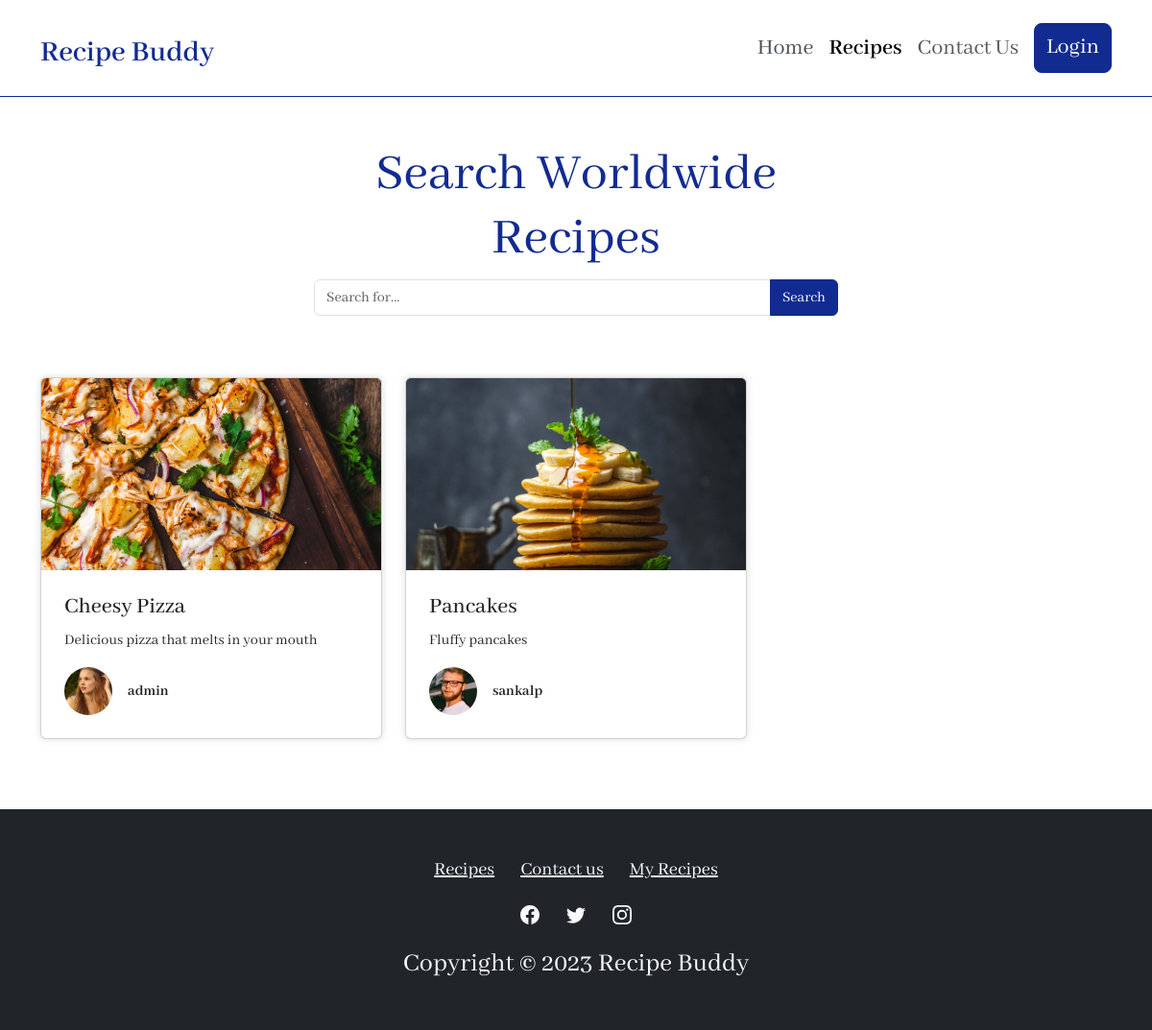
Page /recipes.php on the committed database.
### tables this page shows
CREATE TABLE `recipe` (
  `RecipeID` int(11) NOT NULL,
  `Title` varchar(100) NOT NULL,
  `Description` varchar(400) DEFAULT NULL,
  `RecipeImagePath` varchar(500) NOT NULL,
  `RecipeImageName` varchar(500) NOT NULL,
  `DateCreated` datetime NOT NULL DEFAULT current_timestamp()
);

CREATE TABLE `users` (
  `UserID` int(11) NOT NULL,
  `Username` varchar(50) NOT NULL,
  `Password` varchar(50) NOT NULL,
  `UserImagePath` varchar(500) NOT NULL,
  `UserImageName` varchar(500) NOT NULL,
  `Contact` varchar(15) DEFAULT NULL
);

### recipes.php (the view, shortened to what this page needs)
<?php
include 'includes/db.php';
$sql = "SELECT
        recipe.RecipeID,
        recipe.RecipeImagePath,
        recipe.Title,
        recipe.Description,
        users.UserID,
        users.Username,
        users.UserImagePath
        FROM
          `recipe_users`
        JOIN recipe ON recipe_users.RecipeID = recipe.RecipeID
        JOIN users ON recipe_users.UserID = users.UserID";
$result = mysqli_query($conn, $sql);
?>
<!DOCTYPE html>
<html data-bs-theme="light" lang="en">
<head>
  <link
    rel="stylesheet"
    href="https://cdn.jsdelivr.net/npm/bootstrap@5.3.3/dist/css/bootstrap.min.css" />
  <link rel="stylesheet" href="assets/css/styles.min.css" />
</head>
<body style="font-family: 'Abhaya Libre', serif">
  <nav
    class="navbar navbar-expand-md sticky-top bg-body py-3"
    style="
        background: var(--bs-primary);
        border-bottom: 1px solid var(--bs-primary);
      ">
    <div class="container">
      <a class="navbar-brand d-flex align-items-center" href="index.php"><span
          class="fs-2 fw-semibold"
          style="color: var(--bs-primary); padding-top: 10px">Recipe Buddy</span></a>
      <div class="collapse navbar-collapse" id="navcol-2">
        <ul class="navbar-nav ms-auto">
          <li class="nav-item">
            <a
              class="nav-link active fs-4 fw-normal"
              href="index.php"
              style="
                  border-bottom-color: var(--bs-primary-text-emphasis);
                  color: var(--bs-dark-text-emphasis);
                ">Home</a>
          </li>
          <li class="nav-item">
            <a class="nav-link fs-4 fw-semibold active" href="recipes.php">Recipes</a>
          </li>
          <li class="nav-item">
            <a class="nav-link fs-4" href="contactus.php">Contact Us</a>
          </li>
          <?php
          if (isset($_SESSION['Username']) && $_SESSION['loggedin'] == true) {
            echo '<li class="nav-item"><a class="nav-link fs-4" href="cart.php">Cart</a></li>';
            echo '<li class="nav-item"><a class="nav-link fs-4" href="mybook.php">My Book</a></li>';
            echo '<li class="nav-item"><a class="nav-link fs-4" href="account.php">My Account</a></li>';
          } else {
            echo '<a class="btn btn-primary fs-4 ms-md-2" role="button" href="login.php" style="border-radius: 8px">Login</a>';
          }
          ?>
        </ul>
      </div>
    </div>
  </nav>
  <div class="container py-4 py-xl-5">
    <div class="row mb-5">
      <div class="col-md-8 col-xl-6 text-center mx-auto">
        <h1 class="display-4" style="color: var(--bs-primary)">
          Search Worldwide Recipes
        </h1>
        <form method="POST" action="searchrecipe.php" id="searchForm">
          <div class="input-group mb-3">
            <input type="text" class="form-control" placeholder="Search for..." name="search" required />
            <button class="btn btn-primary" type="submit id=" searchFormBtn">Search</button>
          </div>
        </form>
      </div>
    </div>
    <div
      class="row gy-4 row-cols-1 row-cols-md-2 row-cols-xl-3"
      style="margin-bottom: 25px" id="recipeBlock">
      <?php while ($row = mysqli_fetch_assoc($result)): ?>
        <div class="col">
          <div
            class="card"
            style="box-shadow: 0px 0px 6px 1px rgba(225, 225, 225, 0.9)">
            <a href="showrecipe.php?id=<?php echo $row['RecipeID'] ?>">
              <img
                class="card-img-top w-100 d-block fit-cover"
                style="height: 200px"
                src="<?php echo $row['RecipeImagePath']; ?>"
                alt="<?php echo $row['Title']; ?>" />
            </a>
            <div class="card-body p-4">
              <h4 class="card-title"><?php echo $row['Title']; ?></h4>
              <p class="card-text overflow-hidden">
                <?php echo $row['Description']; ?>
              </p>
              <div class="d-flex">
                <img
                  class="rounded-circle flex-shrink-0 me-3 fit-cover"
                  width="50"
                  height="50"
                  src="<?php echo $row['UserImagePath']; ?>" />
                <div class="d-flex align-items-center">
                  <p class="fw-bold mb-0"><?php echo $row['Username']; ?></p>
                </div>
              </div>
            </div>
          </div>
        </div>
      <?php endwhile; ?>
    </div>
  </div>
  <footer class="text-center bg-dark">
    <div class="container text-white py-4 py-lg-5">
      <ul class="list-inline">
        <li class="list-inline-item me-4">
          <a class="fs-5 link-light" href="recipes.php">Recipes</a>
        </li>
        <li class="list-inline-item fs-5 me-4">
          <a class="fs-5 link-light" href="contactus.php">Contact us</a>
        </li>
        <li class="list-inline-item fs-5">
          <a class="fs-5 link-light" href="mybook.php">My Recipes</a>
        </li>
      </ul>
      <ul class="list-inline fs-5">
        <li class="list-inline-item fs-5 me-4">
        </li>
        <li class="list-inline-item fs-5 me-4">
        </li>
        <li class="list-inline-item fs-5">
        </li>
      </ul>
      <p class="fs-3 mb-0" style="color: var(--bs-tertiary-bg)">
        Copyright © 2023 Recipe Buddy
      </p>
    </div>
  </footer>
</body>
</html>

### rows in the picture
recipe: RecipeImagePath (picture), Title "Cheesy Pizza", Description "Delicious pizza that melts in your mouth", shows a picture, users.Username "admin"
recipe: shows a picture, Title "Pancakes", Description "Fluffy pancakes", users.Username "sankalp"
